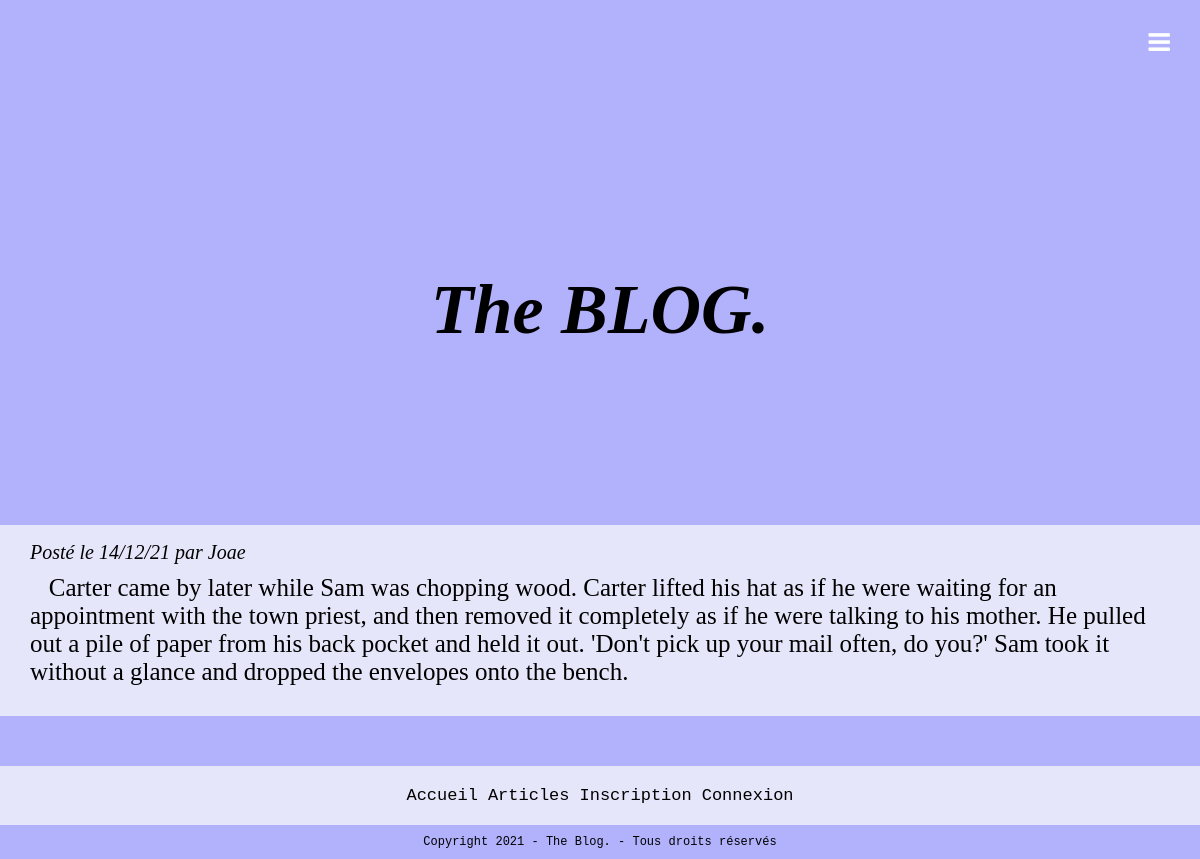
The app's page /article.php?id=5 with its own data.
### tables this page shows
CREATE TABLE `articles` (
  `id` int(11) NOT NULL,
  `article` text NOT NULL,
  `id_utilisateur` int(11) NOT NULL,
  `id_categorie` int(11) NOT NULL,
  `date` timestamp NOT NULL DEFAULT CURRENT_TIMESTAMP ON UPDATE CURRENT_TIMESTAMP
);

CREATE TABLE `utilisateurs` (
  `id` int(11) NOT NULL,
  `login` varchar(255) NOT NULL,
  `password` varchar(255) NOT NULL,
  `email` varchar(255) NOT NULL,
  `id_droits` int(11) NOT NULL
);

### article.php (the view, shortened to what this page needs)
<!DOCTYPE html>
<html>
<head>
  <?php include "head.php";?>
 </head>
 <body>
  <header>
    <?php include "header.php";?>
  </header>
  <main>
  <h1 class="title"><i>The BLOG.  </i></h1>
  <div class='index_articles'>
<?php
include "db_link.php";
$id = $_GET['id'];
$sql = "SELECT * FROM articles WHERE id = $id";
$query = $conn->query($sql);
$articles = $query->fetch_all();
$sql = "SELECT utilisateurs.id, utilisateurs.login FROM utilisateurs INNER JOIN articles ON articles.id_utilisateur = articles.id" ;
$query = $conn->query($sql);
$users = $query->fetch_all();
foreach(array_reverse($articles) as $article){
  echo "<div>
          <article>";
  foreach($users as $user){
    if ($article[2] == $user[0]){
      $uname = $user[1];
    }
  }
  $date = date_create($article[4]);
  $date = date_format($date, 'd/m/y');
  echo "
  <div class='articles_container'>
    <div class='info_article'>
      <div class='post_info'><i> Posté le $date par $uname</i></br>
      </div>
      <div class='read_more'>
      </div>
    </div>
    <div > &nbsp&nbsp $article[1]
    </div>
  </div>
  </article>
  </div>
  ";
}
?>
</div>
</main>
  <footer>
    <?php include "footer.php";?>
  </footer>
</body>
</html>

### style.css (style rules this page uses)
* { box-sizing: border-box; margin : 0; }
body { background-color: rgb(177, 177, 252); font-family : Georgia, serif; font-size : 25px; }
main { display : flex; flex-direction : column; }
header { display : flex; flex-direction: row; justify-content: flex-end; align-items: flex-end; gap : 20px; padding : 30px; }
.post_info { width : 100%; font-style : italic; }
.title { display : flex; flex-direction: column; justify-content: center; align-items:center; height: 430px; font-size : 70px; }
footer { font-size : 10px; }
.index_articles { display : flex; flex-direction :column; gap : 10px; }
.index_articles article { background-color : lavender; width : 1200px; display : flex ; flex-direction: column; justify-content: center; align-items:center; box-sizing: border-box; padding: 30px; }
main { display : flex; flex-direction : column; justify-content: center; align-items: center; }
.info_article { display :flex; flex-direction : row; justify-content: flex-start; align-items: flex-start; width : 100%; gap : 850px; font-size : 20px; line-height : 35px; padding-bottom : 4px; margin-top : -20px; }

### records on screen
articles: date "14/12/21", id_utilisateur.login "Joae", article "Carter came by later while Sam was chopping wood. Carter lifted his hat as if he were waiting for an appointment with the town priest, and then removed it completely as if he were talking to his mother. He pulled out a pile of paper from his back pocket and held it out. 'Don't pick up your mail often, do you?' Sam took it without a glance and dropped the envelopes onto the bench."
